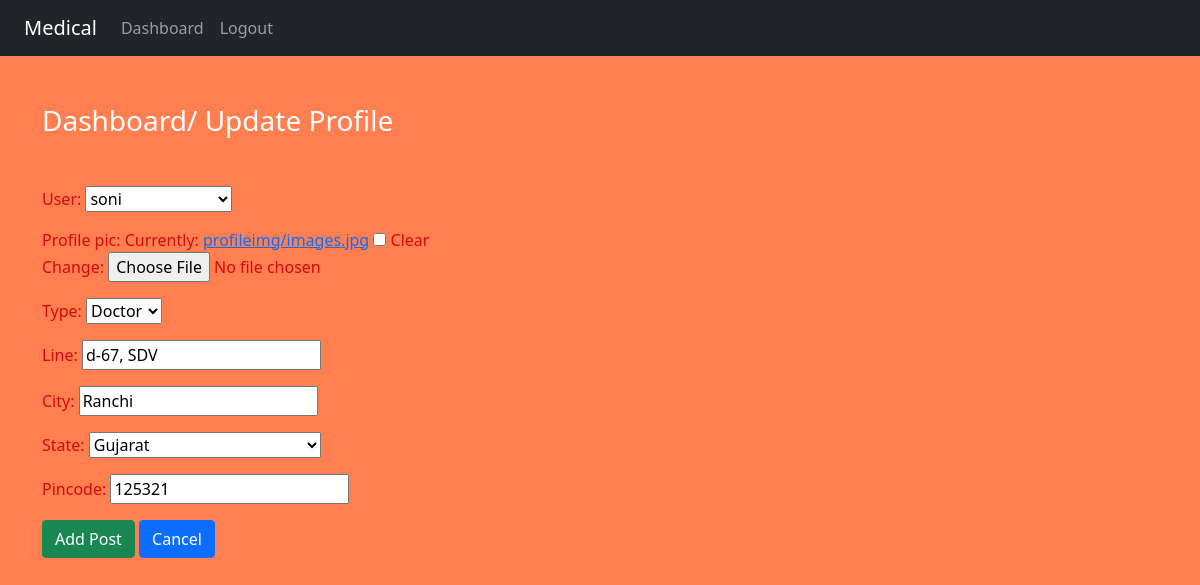
Screenshot of /updatepost/1/ (signed in) with the database file from the repository.
### app/models.py (models this page shows)
class Profile(models.Model):
    user=models.OneToOneField(User,on_delete=models.CASCADE)
    profile_pic=models.ImageField(upload_to='profileimg',default='profileimg/default.jpg',blank=True)
    type=models.CharField(choices=USER_CHOICE,max_length=20)
    line=models.CharField(max_length=100)
    city=models.CharField(max_length=50)
    state=models.CharField(choices=STATE_CHOICES,max_length=50)
    pincode=models.IntegerField()

### app/views.py (the view)
# urls.py: path('updatepost/<int:id>/',views.updatepost,name='updatepost'),
def updatepost(request,id):
    if request.user.is_authenticated:
        if request.method=='POST':
            pi=Profile.objects.get(pk=id)
            fm=ProfileForm(request.POST,instance=pi)
            if fm.is_valid():
                fm.save()
                return HttpResponseRedirect('/dashboard/')
        else:
            pi=Profile.objects.get(pk=id)
            fm=ProfileForm(instance=pi)
        return render(request,'app/updatepost.html',{'form':fm})
    else:
        return HttpResponseRedirect('/login/')

### app/forms.py
class ProfileForm(forms.ModelForm):
    class Meta:
        model=Profile
        fields=['id','user','profile_pic','type','line','city','state','pincode']

### app/templates/app/updatepost.html (shortened to what this page needs)
{% extends 'app/base.html' %}
{% load static %}
{% block content %}
<div class="col-sm-10">
    <h3 class="text-white my-5">Dashboard/ Update Profile</h3>
    <form action="" method="POST">
        {{form.as_p}}
        <input type="submit" class="btn btn-success" value="Add Post">
        <a href="{% url 'dashboard' %}" class="btn btn-primary">Cancel</a>
    </form>
</div>
{% endblock content %}

### app/static/app/css/style.css (style rules this page uses)
body { background-color: rgb(61, 20, 20); color: antiquewhite; }
form { color: rgb(211, 11, 11); }

### app/templates/app/base.html (style rules this page uses)
body { background-color: coral; }

### rows the page displays
Profile: user "soni", type "Doctor", line "d-67, SDV", city "Ranchi", state "Gujarat", pincode "125321"
